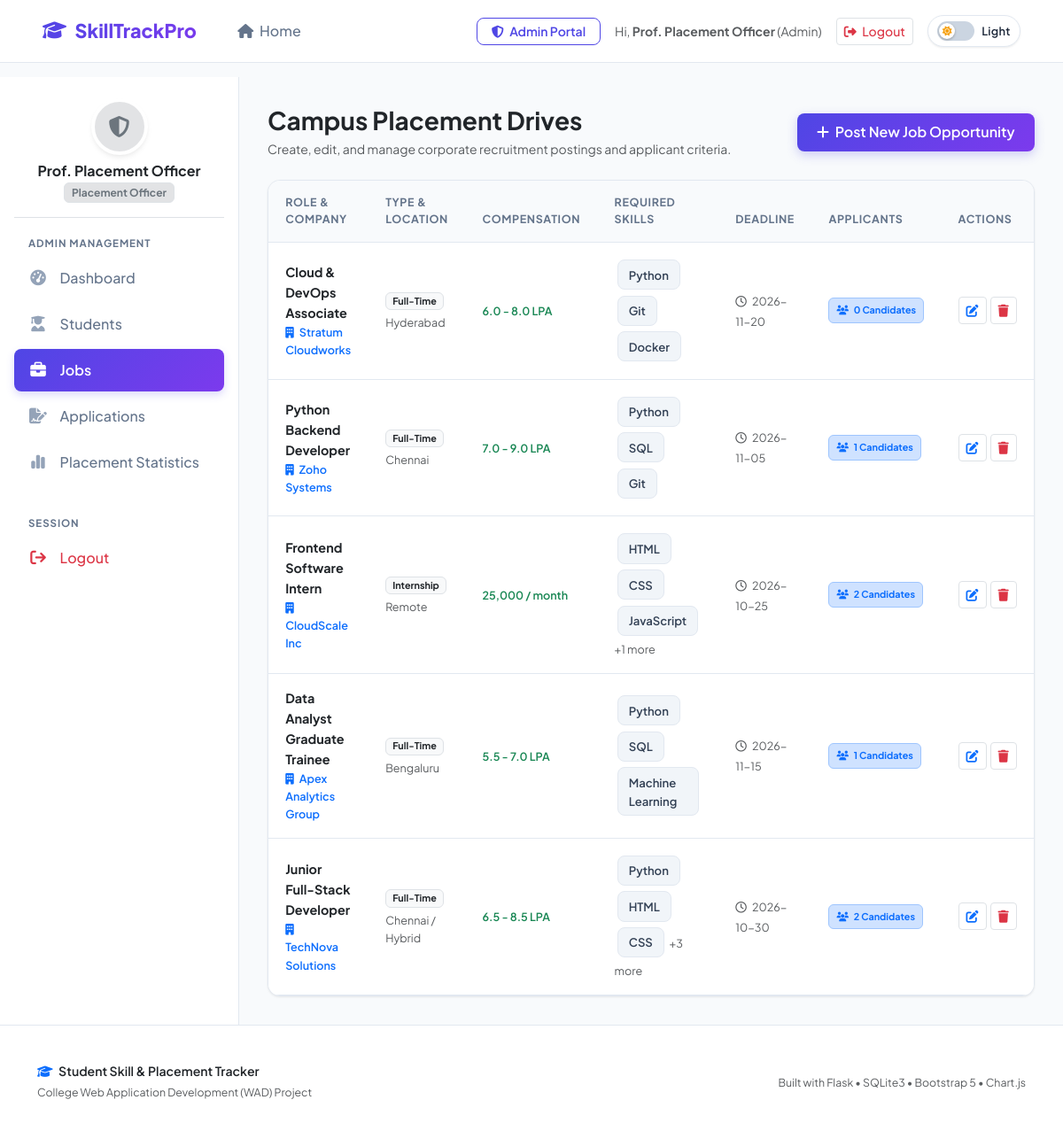
Page /admin/jobs (signed in) on the committed database.
### tables this page shows
CREATE TABLE jobs (
        id INTEGER PRIMARY KEY AUTOINCREMENT,
        title TEXT NOT NULL,
        company TEXT NOT NULL,
        location TEXT NOT NULL,
        job_type TEXT NOT NULL,
        required_skills TEXT NOT NULL,
        salary TEXT NOT NULL,
        deadline TEXT NOT NULL,
        description TEXT NOT NULL,
        created_at TIMESTAMP DEFAULT CURRENT_TIMESTAMP
    );

### app.py (the view)
@app.route('/admin/jobs')
@admin_required
def admin_jobs():
    db = get_db()
    all_jobs = db.execute("""
        SELECT j.*, (SELECT COUNT(*) FROM job_applications WHERE job_id = j.id) as applicants_count
        FROM jobs j
        ORDER BY j.id DESC
    """).fetchall()
    return render_template('admin_jobs.html', jobs=all_jobs)

### app.py (called while the page is built)
def get_db():
    if 'db' not in g:
        g.db = sqlite3.connect(app.config['DATABASE'])
        g.db.row_factory = sqlite3.Row
        g.db.execute("PRAGMA foreign_keys = ON")
    return g.db

def admin_required(f):
    @wraps(f)
    def decorated_function(*args, **kwargs):
        if 'user_id' not in session:
            flash('Please log in as an administrator.', 'warning')
            return redirect(url_for('login'))
        if session.get('role') != 'admin':
            flash('Access denied. Administrator privileges required.', 'danger')
            return redirect(url_for('student_dashboard'))
        return f(*args, **kwargs)
    return decorated_function

### templates/admin_jobs.html (shortened to what this page needs)
{% extends "base.html" %}
{% block content %}
<div class="app-wrapper">
    {% include "admin_sidebar.html" %}
    <div class="main-content">
        <div class="d-flex flex-wrap align-items-center justify-content-between mb-4">
            <div>
                <h3 class="fw-bold text-dark mb-1">Campus Placement Drives</h3>
                <p class="text-muted small mb-0">Create, edit, and manage corporate recruitment postings and applicant criteria.</p>
            </div>
            <button class="btn btn-primary" data-bs-toggle="modal" data-bs-target="#addJobModal">
                <i class="fa-solid fa-plus me-1"></i> Post New Job Opportunity
            </button>
        </div>
        <div class="card card-custom">
            <div class="card-body-custom p-0">
                <div class="table-responsive">
                    <table class="table table-custom mb-0">
                        <thead>
                            <tr>
                                <th>Role & Company</th>
                                <th>Type & Location</th>
                                <th>Compensation</th>
                                <th>Required Skills</th>
                                <th>Deadline</th>
                                <th>Applicants</th>
                                <th>Actions</th>
                            </tr>
                        </thead>
                        <tbody>
                            {% if jobs %}
                                {% for job in jobs %}
                                <tr>
                                    <td>
                                        <div class="fw-bold text-dark">{{ job.title }}</div>
                                        <div class="text-primary small fw-semibold"><i class="fa-solid fa-building me-1"></i> {{ job.company }}</div>
                                    </td>
                                    <td>
                                        <span class="badge bg-light text-dark border mb-1">{{ job.job_type }}</span>
                                        <div class="small text-muted">{{ job.location }}</div>
                                    </td>
                                    <td>
                                        <span class="fw-semibold text-success small">{{ job.salary }}</span>
                                    </td>
                                    <td style="max-width: 250px;">
                                        {% for skill in job.required_skills.split(',')[:3] %}
                                            <span class="skill-tag">{{ skill.strip() }}</span>
                                        {% endfor %}
                                        {% if job.required_skills.split(',')|length > 3 %}
                                            <small class="text-muted">+{{ job.required_skills.split(',')|length - 3 }} more</small>
                                        {% endif %}
                                    </td>
                                    <td>
                                        <small class="text-muted"><i class="fa-regular fa-clock me-1"></i> {{ job.deadline }}</small>
                                    </td>
                                    <td>
                                        <a href="{{ url_for('admin_applications') }}?job_id={{ job.id }}" class="badge bg-primary-subtle text-primary border border-primary-subtle p-2 text-decoration-none">
                                            <i class="fa-solid fa-users me-1"></i> {{ job.applicants_count }} Candidates
                                        </a>
                                    </td>
                                    <td>
                                        <div class="d-flex gap-1">
                                            <button class="btn btn-light btn-sm text-primary border py-1 px-2" data-bs-toggle="modal" data-bs-target="#editJobModal{{ job.id }}" title="Edit Job">
                                                <i class="fa-solid fa-pen-to-square"></i>
                                            </button>
                                            <form method="POST" action="{{ url_for('admin_delete_job', job_id=job.id) }}" onsubmit="return confirm('Delete job posting {{ job.title }}?');">
                                                <button type="submit" class="btn btn-light btn-sm text-danger border py-1 px-2" title="Delete Job">
                                                    <i class="fa-solid fa-trash"></i>
                                                </button>
                                            </form>
                                        </div>
                                    </td>
                                </tr>
                                {% endfor %}
                            {% else %}
                                <tr>
                                    <td colspan="7" class="text-center py-5 text-muted">No placement drives found.</td>
                                </tr>
                            {% endif %}
                        </tbody>
                    </table>
                </div>
            </div>
        </div>
    </div>
</div>
{% endblock %}

### static/css/style.css (style rules this page uses)
:root { --font-main: 'Plus Jakarta Sans', -apple-system, BlinkMacSystemFont, 'Segoe UI', Roboto, sans-serif; --primary: #4f46e5; --primary-hover: #4338ca; --primary-light: #eef2ff; --secondary: #7c3aed; --secondary-light: #f5f3ff; --accent: #06b6d4; --success: #10b981; --success-light: #ecfdf5; --warning: #f59e0b; --warning-light: #fffbeb; --danger: #ef4444; --danger-light: #fef2f2; --info: #0284c7; --info-light: #f0f9ff; --dark: #0f172a; --text-main: #1e293b; --text-muted: #64748b; --bg-body: #f8fafc; --bg-card: #ffffff; --border-color: #e2e8f0; --sidebar-width: 270px; --navbar-height: 72px; --radius-sm: 8px; --radius-md: 14px; --radius-lg: 20px; --shadow-sm: 0 1px 3px rgba(0, 0, 0, 0.05), 0 1px 2px rgba(0, 0, 0, 0.03); --shadow-md: 0 4px 6px -1px rgba(0, 0, 0, 0.06), 0 2px 4px -1px rgba(0, 0, 0, 0.04); --shadow-lg: 0 10px 15px -3px rgba(0, 0, 0, 0.07), 0 4px 6px -2px rgba(0, 0, 0, 0.04); --shadow-xl: 0 20px 25px -5px rgba(0, 0, 0, 0.08), 0 10px 10px -5px rgba(0, 0, 0, 0.03); }
* { margin: 0; padding: 0; box-sizing: border-box; }
body { font-family: var(--font-main); background-color: var(--bg-body); color: var(--text-main); line-height: 1.6; min-height: 100vh; display: flex; flex-direction: column; -webkit-font-smoothing: antialiased; }
a { text-decoration: none; transition: all 0.2s ease-in-out; }
.btn-primary { background: linear-gradient(135deg, var(--primary) 0%, var(--secondary) 100%); border: none; color: #ffffff; font-weight: 600; padding: 0.6rem 1.4rem; border-radius: var(--radius-sm); box-shadow: 0 4px 12px rgba(79, 70, 229, 0.25); transition: all 0.25s ease; }
.btn-light { background-color: #ffffff; border: 1px solid var(--border-color); color: var(--text-main); font-weight: 500; }
.app-wrapper { display: flex; flex: 1; min-height: calc(100vh - var(--navbar-height)); }
.main-content { flex: 1; padding: 2rem; background-color: var(--bg-body); max-width: 100%; overflow-x: hidden; }
.card-custom { background: var(--bg-card); border: 1px solid var(--border-color); border-radius: var(--radius-md); box-shadow: var(--shadow-sm); transition: transform 0.25s ease, box-shadow 0.25s ease; overflow: hidden; }
.card-body-custom { padding: 1.5rem; }
.skill-tag { display: inline-flex; align-items: center; padding: 0.35rem 0.75rem; background-color: #f1f5f9; color: #334155; border-radius: 8px; font-size: 0.82rem; font-weight: 600; margin: 0.2rem; border: 1px solid var(--border-color); }
.table-custom { width: 100%; border-collapse: separate; border-spacing: 0; }
.table-custom th { background-color: #f8fafc; color: var(--text-muted); font-size: 0.78rem; font-weight: 700; text-transform: uppercase; letter-spacing: 0.05em; padding: 0.9rem 1.2rem; border-bottom: 1px solid var(--border-color); }
.table-custom td { padding: 1rem 1.2rem; vertical-align: middle; border-bottom: 1px solid var(--border-color); background-color: #ffffff; font-size: 0.9rem; }

### rows in the picture
jobs: title "Cloud & DevOps Associate", company "Stratum Cloudworks", job_type "Full-Time", location "Hyderabad", salary "6.0 - 8.0 LPA", strip "Python" "Git" "Docker", deadline "2026-11-20", applicants_count "0"
jobs: title "Python Backend Developer", company "Zoho Systems", job_type "Full-Time", location "Chennai", salary "7.0 - 9.0 LPA", strip "Python" "SQL" "Git", deadline "2026-11-05", applicants_count "1"
jobs: title "Frontend Software Intern", company "CloudScale Inc", job_type "Internship", location "Remote", salary "25,000 / month", strip "HTML" "CSS" "JavaScript", required_skills.split|length "1", deadline "2026-10-25", applicants_count "2"
jobs: title "Data Analyst Graduate Trainee", company "Apex Analytics Group", job_type "Full-Time", location "Bengaluru", salary "5.5 - 7.0 LPA", strip "Python" "SQL" "Machine Learning", deadline "2026-11-15", applicants_count "1"
jobs: title "Junior Full-Stack Developer", company "TechNova Solutions", job_type "Full-Time", location "Chennai / Hybrid", salary "6.5 - 8.5 LPA", strip "Python" "HTML" "CSS", required_skills.split|length "3", deadline "2026-10-30", applicants_count "2"

### other values in the picture
{{ session.get('name') }} "Prof. Placement Officer"
{{ session.get('role')|capitalize }} "Admin"
